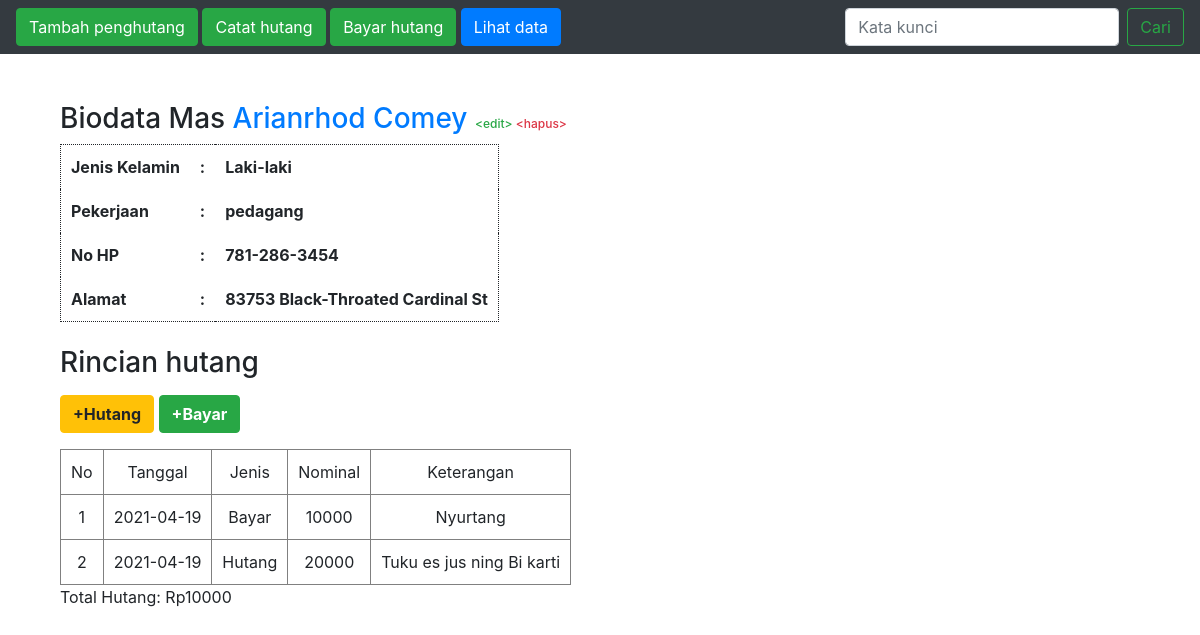
Page /index.php?id_lihat=1 on the committed database.
### tables this page shows
CREATE TABLE IF NOT EXISTS `penghutang` (
  `id` INT NOT NULL AUTO_INCREMENT COMMENT '',
  `nama` VARCHAR(100) NOT NULL COMMENT '',
  `jk` ENUM('l', 'p') NOT NULL COMMENT '',
  `pekerjaan` VARCHAR(100) NULL COMMENT '',
  `no_hp` VARCHAR(13) NULL COMMENT '',
  `alamat` VARCHAR(225) NULL COMMENT '',
  PRIMARY KEY (`id`)  COMMENT '');

CREATE TABLE IF NOT EXISTS `bayar` (
  `id` INT NOT NULL AUTO_INCREMENT COMMENT '',
  `nominal` INT NOT NULL COMMENT '',
  `tanggal` DATE NOT NULL COMMENT '',
  `ket` VARCHAR(225) NULL COMMENT '',
  `id_penghutang` INT NOT NULL COMMENT '',
  PRIMARY KEY (`id`, `id_penghutang`)  COMMENT '',
  INDEX `fk_bayar_penghutang1_idx` (`id_penghutang` ASC)  COMMENT '',
  CONSTRAINT `fk_bayar_penghutang1`
    FOREIGN KEY (`id_penghutang`)
    REFERENCES `penghutang` (`id`)
    ON DELETE CASCADE
    ON UPDATE CASCADE);

CREATE TABLE IF NOT EXISTS `hutang` (
  `id` INT NOT NULL AUTO_INCREMENT COMMENT '',
  `nominal` INT NOT NULL COMMENT '',
  `tanggal` DATE NOT NULL COMMENT '',
  `ket` VARCHAR(225) NULL COMMENT '',
  `id_penghutang` INT NOT NULL COMMENT '',
  PRIMARY KEY (`id`, `id_penghutang`)  COMMENT '',
  INDEX `fk_hutang_id_penghutangx` (`id_penghutang` ASC)  COMMENT '',
  CONSTRAINT `fk_hutang_penghutang`
    FOREIGN KEY (`id_penghutang`)
    REFERENCES `penghutang` (`id`)
    ON DELETE CASCADE
    ON UPDATE CASCADE);

### conf.php (called while the page is built)
<?php
$db_host = "localhost";
$db_user = "root";
$db_password = "";
$db_name = "db_bukuhutang";
 ?>

### includes/Penghutang.class.php (called while the page is built, shortened)
<?php
class Penghutang extends DB{
	function getPenghutang($id = '', $key = ''){
		$query = "SELECT * FROM `penghutang`";
		if ($id!='') $query .= " WHERE `id` = ".$id;
		return $this->execute($query);
	}
}
?>

### includes/DB.class.php (called while the page is built, shortened)
<?php
class DB{
	var $db_host = '';
	var $db_user = '';
	var $db_password = '';
	var $db_name = '';
	var $db_link = '';
	var $result = 0;
	function DB($db_host='', $db_user='', $db_password='', $db_name=''){
		$this->db_host = $db_host;
		$this->db_user = $db_user;
		$this->db_password = $db_password;
		$this->db_name = $db_name;
	}
	function open(){
		$this->db_link = mysqli_connect($this->db_host, $this->db_user, $this->db_password, $this->db_name);
	}
	function execute($query=""){
		$this->result = mysqli_query($this->db_link, $query);
		return $this->result;
	}
	function getResult(){
		return mysqli_fetch_assoc($this->result);
	}
}
 ?>

### includes/Record.class.php (called while the page is built, shortened)
<?php
class Record extends DB{
	var $jenis = "";
	function Record($jenis, $db_host = '', $db_user = '', $db_password = '', $db_name = ''){
		$this->jenis = $jenis;
	}
	function getRecord($id = ''){
		$query = "SELECT * FROM " . $this->jenis;
		if($id != '') $query .= " WHERE id_penghutang = " . $id;
		return $this->execute($query);
	}
}
?>

### index.php (the view, shortened to what this page needs)
<?php
include("conf.php");
include("includes/DB.class.php");
include("includes/Penghutang.class.php");
include("includes/Record.class.php");
$oPenghutang = new Penghutang($db_host, $db_user, $db_password, $db_name);
$oHutang = new Record("hutang", $db_host, $db_user, $db_password, $db_name);
$oBayar = new Record("bayar", $db_host, $db_user, $db_password, $db_name);
$oPenghutang->open();
$oHutang->open();
$oBayar->open();
$data = null;
if(isset($_GET['id_lihat'])){
	if ($oPenghutang->getPenghutang($_GET['id_lihat'])){
		$bio = $oPenghutang->getResult();
		$data .= "<h3>Biodata ".($bio['jk']=='l' ? 'Mas' : 'Mba')." <span class='text-primary'>{$bio['nama']}</span> <span style='font-size: 12px'><a href='index.php?id_edit={$_GET['id_lihat']}' class='text-success'>&lt;edit&gt;</a> <a href='index.php?id_hapus={$_GET['id_lihat']}' class='text-danger'>&lt;hapus&gt;</a></span></h3>
				  <table style='border: 1px dotted'>
					<tr>
						<th>Jenis Kelamin</th>
						<th> : </th>
						<th>".($bio['jk']=='l' ? 'Laki-laki' : 'Perempuan')."</th>
					</tr>
					<tr>
						<th>Pekerjaan</th>
						<th> : </th>
						<th>{$bio['pekerjaan']}</th>
					</tr>
					<tr>
						<th>No HP</th>
						<th> : </th>
						<th>{$bio['no_hp']}</th>
					</tr>
					<tr>
						<th>Alamat</th>
						<th> : </th>
						<th>{$bio['alamat']}</th>
					</tr>
				  </table><br>";
		$gabung = array();
		if($oHutang->getRecord($_GET['id_lihat'])){
			while($result = $oHutang->getResult()){
				$result["jenis"] = "Hutang";
				array_push($gabung, $result);
			}
		}
		if($oBayar->getRecord($_GET['id_lihat'])){
			while($result = $oBayar->getResult()){
				$result["jenis"] = "Bayar";
				array_push($gabung, $result);
			}
		}
		if(empty($gabung)) $data .= "<h3>Tidak memiliki data hutang</h3>";
		else{
			$tanggal = array();
			foreach($gabung as $key => $row){
				$tanggal[$key] = $row['tanggal'];
			}
			array_multisort($tanggal, SORT_ASC, $gabung);
			$data .= "<h3>Rincian hutang</h3>
					<p><form action='index.php' method='POST' style='margin-top: 5px'>
					  <input name='id' value={$_GET['id_lihat']} hidden />
					  <button type='submit' name='catat' value='hutang' class='btn btn-warning' style='font-weight: bold;'>+Hutang</button>
					  <button type='submit' name='catat' value='bayar' class='btn btn-success' style='font-weight: bold;'>+Bayar</button>
					</form></p>
					<table align='left' border='1' style='text-align: center;'>
					  <tr>
						<td>No</td>
						<td>Tanggal</td>
						<td>Jenis</td>
						<td>Nominal</td>
						<td>Keterangan</td>
					  </tr>";
			$no = 1;
			$totalHutang = 0;
			foreach($gabung as $val){
				$data .= "<tr><td>" . $no . "</td>
							<td>".$val['tanggal']."</td>
							<td>".$val['jenis']."</td>
							<td>".$val['nominal']."</td>
							<td>".$val['ket']."</td></tr>";
				$totalHutang += ($val['jenis']=='Hutang' ? $val['nominal']:(- $val['nominal']));
				$no++;
			}
			$data .= "</table><br>Total Hutang: Rp{$totalHutang}";
		}
	}
}
?>

### rows in the picture
penghutang: nama "Arianrhod Comey", pekerjaan "pedagang", no_hp "781-286-3454", alamat "83753 Black-Throated Cardinal St"
bayar: tanggal "2021-04-19", jenis "Bayar", nominal "10000", ket "Nyurtang"
hutang: tanggal "2021-04-19", jenis "Hutang", nominal "20000", ket "Tuku es jus ning Bi karti"

### other values in the picture
$totalHutang "10000"
